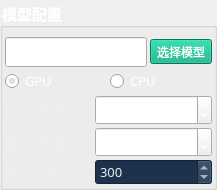
                  <widget class="QGroupBox" name="groupBox_2D">
                   <property name="font">
                    <font>
                     <family>微软雅黑</family>
                     <pointsize>11</pointsize>
                     <weight>75</weight>
                     <bold>true</bold>
                    </font>
                   </property>
                   <property name="styleSheet">
                    <string notr="true">color: rgb(255, 255, 255);</string>
                   </property>
                   <property name="title">
                    <string>模型配置</string>
                   </property>
                   <property name="checkable">
                    <bool>false</bool>
                   </property>
                   <property name="checked">
                    <bool>false</bool>
                   </property>
                   <layout class="QGridLayout" name="gridLayout_9">
                    <property name="leftMargin">
                     <number>2</number>
                    </property>
                    <property name="topMargin">
                     <number>9</number>
                    </property>
                    <property name="rightMargin">
                     <number>2</number>
                    </property>
                    <property name="bottomMargin">
                     <number>2</number>
                    </property>
                    <property name="spacing">
                     <number>2</number>
                    </property>
                    <item row="0" column="0">
                     <layout class="QVBoxLayout" name="verticalLayout_6" stretch="1,1,1,1,1">
                      <item>
                       <layout class="QHBoxLayout" name="horizontalLayout_3" stretch="2,1">
                        <property name="spacing">
                         <number>3</number>
                        </property>
                        <item>
                         <widget class="QLineEdit" name="txt_path">
                          <property name="font">
                           <font>
                            <family>微软雅黑</family>
                            <pointsize>11</pointsize>
                           </font>
                          </property>
                          <property name="styleSheet">
                           <string notr="true">color: rgb(255, 255, 255);</string>
                          </property>
                         </widget>
                        </item>
                        <item>
                         <widget class="QToolButton" name="toolButton_ChooseModel">
                          <property name="font">
                           <font>
                            <family>微软雅黑</family>
                            <pointsize>9</pointsize>
                           </font>
                          </property>
                          <property name="styleSheet">
                           <string notr="true">background-color: rgb(0, 170, 127);</string>
                          </property>
                          <property name="text">
                           <string>选择模型</string>
                          </property>
                         </widget>
                        </item>
                       </layout>
                      </item>
                      <item>
                       <layout class="QHBoxLayout" name="horizontalLayout_5" stretch="0,0">
                        <item>
                         <widget class="QRadioButton" name="radioButton_GPU">
                          <property name="font">
                           <font>
                            <family>微软雅黑</family>
                            <pointsize>10</pointsize>
                           </font>
                          </property>
                          <property name="text">
                           <string>GPU</string>
                          </property>
                          <property name="checked">
                           <bool>true</bool>
                          </property>
                         </widget>
                        </item>
                        <item>
                         <widget class="QRadioButton" name="radioButton_CPU">
                          <property name="font">
                           <font>
                            <family>微软雅黑</family>
                            <pointsize>10</pointsize>
                           </font>
                          </property>
                          <property name="text">
                           <string>CPU</string>
                          </property>
                          <property name="checked">
                           <bool>false</bool>
                          </property>
                         </widget>
                        </item>
                       </layout>
                      </item>
                      <item>
                       <layout class="QHBoxLayout" name="horizontalLayout_20" stretch="3,4">
                        <item>
                         <widget class="QLabel" name="label_11">
                          <property name="font">
                           <font>
                            <family>微软雅黑</family>
                            <pointsize>11</pointsize>
                           </font>
                          </property>
                          <property name="styleSheet">
                           <string notr="true">color: rgb(238, 238, 236);</string>
                          </property>
                          <property name="text">
                           <string>识别阈值</string>
                          </property>
                         </widget>
                        </item>
                        <item>
                         <widget class="QDoubleSpinBox" name="doubleSpinBox_detdbthresh">
                          <property name="font">
                           <font>
                            <family>微软雅黑</family>
                            <pointsize>11</pointsize>
                            <weight>50</weight>
                            <bold>false</bold>
                           </font>
                          </property>
                          <property name="decimals">
                           <number>1</number>
                          </property>
                          <property name="minimum">
                           <double>0.000000000000000</double>
                          </property>
                          <property name="maximum">
                           <double>1.000000000000000</double>
                          </property>
                          <property name="singleStep">
                           <double>0.100000000000000</double>
                          </property>
                          <property name="value">
                           <double>0.500000000000000</double>
                          </property>
                         </widget>
                        </item>
                       </layout>
                      </item>
                      <item>
                       <layout class="QHBoxLayout" name="horizontalLayout_23" stretch="3,4">
                        <item>
                         <widget class="QLabel" name="label_13">
                          <property name="font">
                           <font>
                            <family>微软雅黑</family>
                            <pointsize>11</pointsize>
                           </font>
                          </property>
                          <property name="styleSheet">
                           <string notr="true">color: rgb(238, 238, 236);</string>
                          </property>
                          <property name="text">
                           <string>最大重叠率:</string>
                          </property>
                         </widget>
                        </item>
                        <item>
                         <widget class="QDoubleSpinBox" name="doubleSpinBox_unclipratio">
                          <property name="font">
                           <font>
                            <family>微软雅黑</family>
                            <pointsize>11</pointsize>
                            <weight>50</weight>
                            <bold>false</bold>
                           </font>
                          </property>
                          <property name="decimals">
                           <number>1</number>
                          </property>
                          <property name="maximum">
                           <double>10.000000000000000</double>
                          </property>
                          <property name="singleStep">
                           <double>0.100000000000000</double>
                          </property>
                          <property name="value">
                           <double>0.500000000000000</double>
                          </property>
                         </widget>
                        </item>
                       </layout>
                      </item>
                      <item>
                       <layout class="QHBoxLayout" name="horizontalLayout_32" stretch="3,4">
                        <item>
                         <widget class="QLabel" name="label_28">
                          <property name="sizePolicy">
                           <sizepolicy hsizetype="Expanding" vsizetype="Expanding">
                            <horstretch>0</horstretch>
                            <verstretch>0</verstretch>
                           </sizepolicy>
                          </property>
                          <property name="font">
                           <font>
                            <family>微软雅黑</family>
                            <pointsize>11</pointsize>
                           </font>
                          </property>
                          <property name="styleSheet">
                           <string notr="true">color: rgb(238, 238, 236);</string>
                          </property>
                          <property name="text">
                           <string>算法超时：</string>
                          </property>
                         </widget>
                        </item>
                        <item>
                         <widget class="QSpinBox" name="spb_TimeOut_QIDI">
                          <property name="font">
                           <font>
                            <family>微软雅黑</family>
                            <pointsize>10</pointsize>
                           </font>
                          </property>
                          <property name="styleSheet">
                           <string notr="true">color: rgb(238, 238, 236);
background-color: rgb(30, 50, 77);</string>
                          </property>
                          <property name="maximum">
                           <number>9999</number>
                          </property>
                          <property name="singleStep">
                           <number>10</number>
                          </property>
                          <property name="value">
                           <number>300</number>
                          </property>
                         </widget>
                        </item>
                       </layout>
                      </item>
                     </layout>
                    </item>
                   </layout>
                  </widget>
